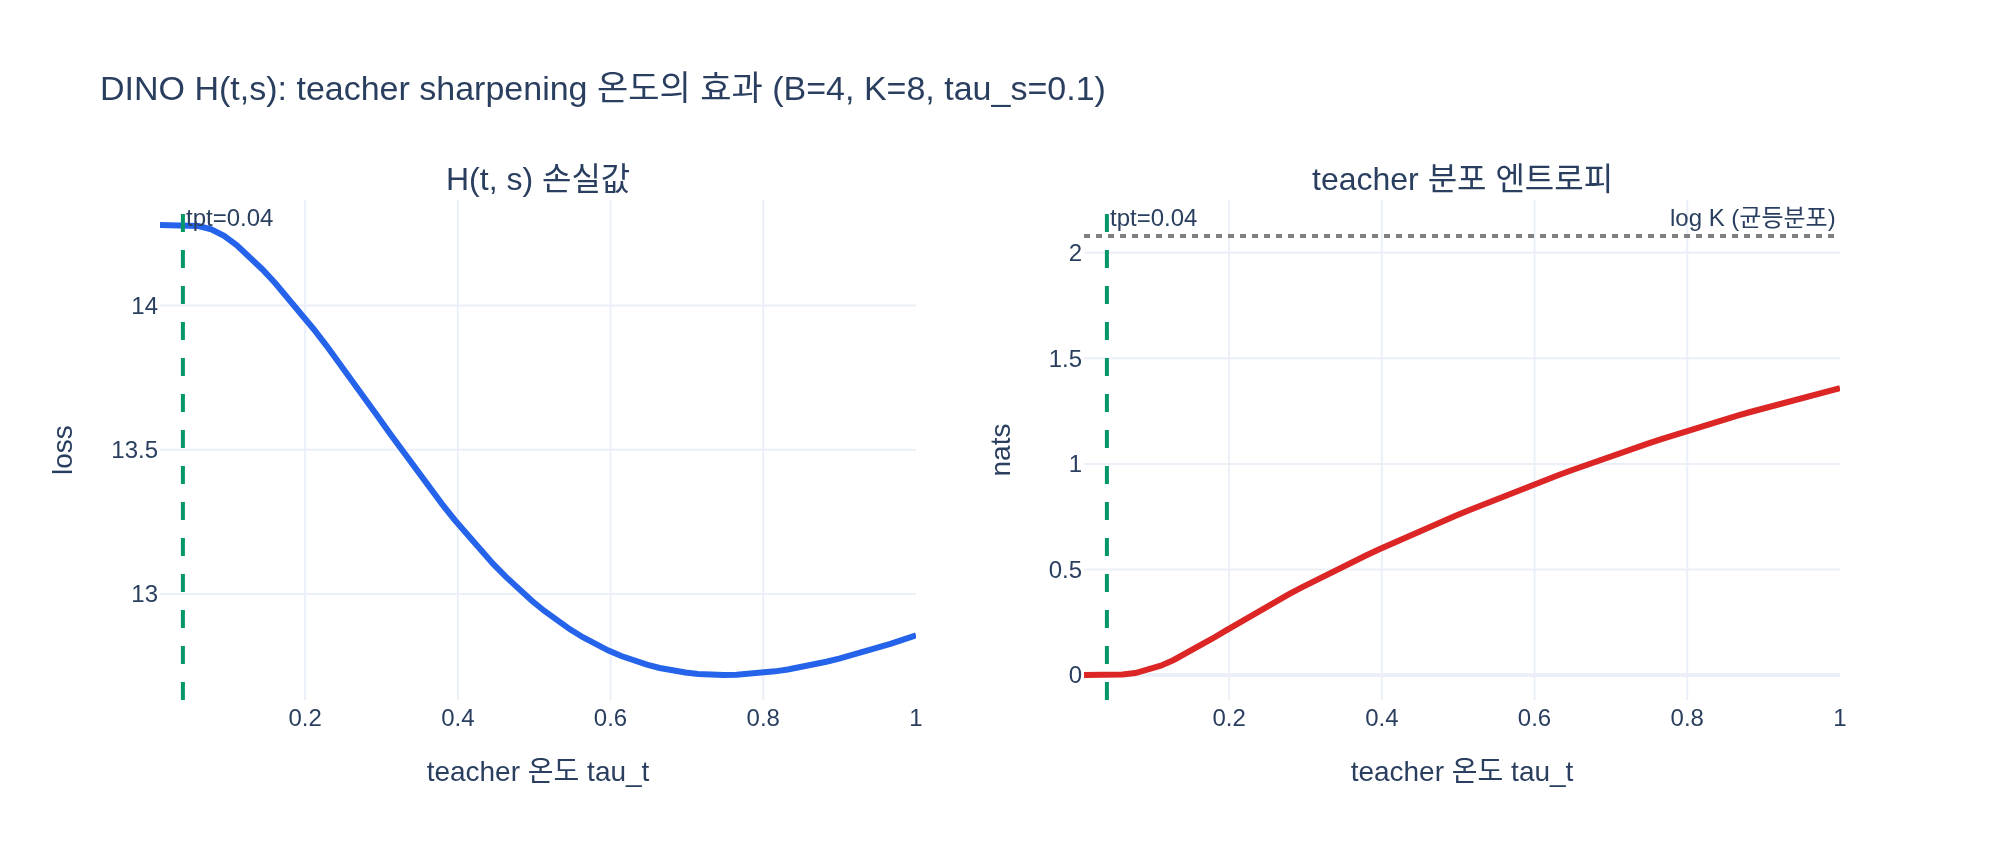

Reproduce this figure in Python.
# %% [markdown]
# # DINO Algorithm 1의 `H(t, s)` 해부하기
#
# 논문 Algorithm 1(DINO PyTorch pseudocode)의 손실 함수는 다음 네 줄이 전부다.
#
# ```python
# def H(t, s):
#     t = t.detach()                    # stop gradient
#     s = softmax(s / tps, dim=1)       # student sharpening
#     t = softmax((t - C) / tpt, dim=1) # center + sharpen
#     return - (t * log(s)).sum(dim=1).mean()
# ```
#
# 즉 `H(t, s)`가 하는 일은 정확히 네 가지다.
#
# 1. **detach**: teacher 출력에서 gradient를 끊는다(teacher는 EMA로만 갱신).
# 2. **student softmax**: $P_s = \mathrm{softmax}(s/\tau_s)$
# 3. **teacher centering + sharpening**: $P_t = \mathrm{softmax}\big((t - C)/\tau_t\big)$
# 4. **cross-entropy**: $-\sum_k P_t^{(k)} \log P_s^{(k)}$ 를 클래스 축으로 더하고 배치 평균.
#
# 수식으로 쓰면
#
# $$
# H(P_t, P_s) \;=\; \frac{1}{B}\sum_{b=1}^{B}\Big(-\sum_{k=1}^{K} P_t^{(b,k)} \log P_s^{(b,k)}\Big),
# $$
#
# $$
# P_s^{(b,k)} = \frac{\exp(s^{(b,k)}/\tau_s)}{\sum_j \exp(s^{(b,j)}/\tau_s)},\qquad
# P_t^{(b,k)} = \frac{\exp\big((t^{(b,k)} - C^{(k)})/\tau_t\big)}{\sum_j \exp\big((t^{(b,j)} - C^{(j)})/\tau_t\big)} .
# $$
#
# 여기서 $C$는 teacher 출력의 EMA 평균(center)이고 보통 $\tau_t < \tau_s$ 라서
# teacher 분포가 student보다 더 뾰족(sharp)하다. centering은 한 차원이 독주하는 붕괴를,
# sharpening은 균등분포로 무너지는 붕괴를 각각 막아 서로를 상쇄한다.

# 필요 패키지: numpy, torch, plotly, kaleido  (모두 설치되어 있어 전체 셀이 실행 검증됨)

# %%
import numpy as np
import torch
import torch.nn.functional as F
import plotly.graph_objects as go
from plotly.subplots import make_subplots
from pathlib import Path


def _show(fig):
    try:
        from IPython import get_ipython
        if get_ipython() is not None:  # VSCode 셀/Jupyter에서만 렌더링
            fig.show()
    except ImportError:
        pass


torch.manual_seed(0)
np.set_printoptions(precision=4, suppress=True, linewidth=120)

B, K = 4, 8          # 배치 4개 샘플, 출력 차원 K=8 (논문은 K=65536)
TPS, TPT = 0.1, 0.04  # student / teacher 온도 (논문 기본값과 동일한 대소 관계)
print(f"B={B}, K={K}, tps={TPS}, tpt={TPT}")
# 출력: B=4, K=8, tps=0.1, tpt=0.04

# %% [markdown]
# ## 1. Algorithm 1을 그대로 옮긴 `H(t, s)`

# %%
def H(t, s, C, tps=TPS, tpt=TPT):
    """DINO Algorithm 1의 H(t, s)를 한 글자도 바꾸지 않고 옮긴 구현."""
    t = t.detach()                              # stop gradient
    s = F.softmax(s / tps, dim=1)               # student: sharpening만
    t = F.softmax((t - C) / tpt, dim=1)         # teacher: center + sharpen
    return -(t * torch.log(s)).sum(dim=1).mean()


# 작은 배치의 로짓을 하나 만든다 (teacher가 student보다 조금 더 "확신"하도록 스케일 차이를 줌)
s_logits = torch.randn(B, K)
t_logits = torch.randn(B, K) * 1.5
C = t_logits.mean(dim=0) * 0.9  # center: teacher 출력 평균의 EMA를 흉내낸 값

print("student logits s:\n", s_logits.numpy())
print("teacher logits t:\n", t_logits.numpy())
print("center C:\n", C.numpy())
print("\nH(t, s) =", H(t_logits, s_logits, C).item())
# 출력: student logits s:
# 출력:  [[-1.1258 -1.1524 -0.2506 -0.4339  0.8487  0.692  -0.316  -2.1152]
# 출력:   [ 0.3223 -1.2633  0.35    0.3081  0.1198  1.2377  1.1168 -0.2473]
# 출력:   [-1.3527 -1.6959  0.5667  0.7935  0.5988 -1.5551 -0.3414  1.853 ]
# 출력:   [ 0.7502 -0.5855 -0.1734  0.1835  1.3894  1.5863  0.9463 -0.8437]]
# 출력: teacher logits t:
# 출력:  [[-0.9204  0.0474 -0.739   0.3726  0.6595  0.1686  0.9612  0.6617]
# 출력:   [-0.1535  1.1887 -0.4345  0.0788  0.7843  3.4533 -2.2033 -2.38  ]
# 출력:   [-1.0096  1.3092  1.583   0.2668 -0.3455 -0.5876  0.8149 -0.5927]
# 출력:   [-0.6693  1.116   2.2815  5.1158 -2.2968 -1.8512  2.7296 -0.8273]]
# 출력: center C:
# 출력:  [-0.6194  0.8238  0.6055  1.3126 -0.2697  0.2662  0.518  -0.7061]
# 출력:
# 출력: H(t, s) = 14.278589248657227

# %% [markdown]
# ## 2. 손실이 만들어지는 과정을 단계별로 뜯어보기
#
# `H`는 사실상 (a) teacher centering → (b) 두 온도의 softmax → (c) 항별 cross-entropy →
# (d) 클래스합 → (e) 배치평균 의 5단계 파이프라인이다. 중간값을 전부 찍어 본다.

# %%
# (a) centering: teacher 로짓에서 center C를 뺀다
t_centered = t_logits - C
print("[a] centering 전 teacher logits (sample 0):", t_logits[0].numpy())
print("[a] center C                             :", C.numpy())
print("[a] centering 후 t - C     (sample 0)    :", t_centered[0].numpy())
# 출력: [a] centering 전 teacher logits (sample 0): [-0.9204  0.0474 -0.739   0.3726  0.6595  0.1686  0.9612  0.6617]
# 출력: [a] center C                             : [-0.6194  0.8238  0.6055  1.3126 -0.2697  0.2662  0.518  -0.7061]
# 출력: [a] centering 후 t - C     (sample 0)    : [-0.301  -0.7764 -1.3445 -0.94    0.9292 -0.0976  0.4432  1.3679]
# 출력: -> centering이 순위를 바꾼다: 원래 최대는 k=6(0.9612)이었지만 C를 빼면 k=7(1.3679)이 최대

# %%
# (b) 두 온도의 softmax
P_s = F.softmax(s_logits / TPS, dim=1)          # student, tau_s = 0.1
P_t = F.softmax(t_centered / TPT, dim=1)        # teacher, tau_t = 0.04
P_t_nocenter = F.softmax(t_logits / TPT, dim=1)  # 비교용: centering 없이
P_t_notemp = F.softmax(t_centered, dim=1)        # 비교용: sharpening 없이 (tau=1)

print("[b] P_s   (sample 0):", P_s[0].numpy())
print("[b] P_t   (sample 0):", P_t[0].numpy())
print("[b] centering 없는 P_t:", P_t_nocenter[0].numpy())
print("[b] sharpening 없는 P_t(tau=1):", P_t_notemp[0].numpy())


def entropy(p):
    return -(p * torch.log(p.clamp_min(1e-12))).sum(dim=1)


print("[b] entropy(P_s) =", entropy(P_s).numpy(), " (최대 =", float(np.log(K)), ")")
print("[b] entropy(P_t) =", entropy(P_t).numpy(), "  <- teacher가 훨씬 뾰족")
# 출력: [b] P_s   (sample 0): [0.     0.     0.     0.     0.8273 0.1726 0.     0.    ]
# 출력: [b] P_t   (sample 0): [0. 0. 0. 0. 0. 0. 0. 1.]
# 출력: [b] centering 없는 P_t: [0.     0.     0.     0.     0.0005 0.     0.9989 0.0006]  <- 다른 차원을 가리킴!
# 출력: [b] sharpening 없는 P_t(tau=1): [0.0687 0.0427 0.0242 0.0363 0.235  0.0842 0.1446 0.3644]  <- 거의 균등
# 출력: [b] entropy(P_s) = [0.4603 0.5418 0.0004 0.384 ]  (최대 = 2.0794415416798357)
# 출력: [b] entropy(P_t) = [0.0002 0.     0.0001 0.    ]   <- teacher가 훨씬 뾰족

# %%
# (c)(d)(e) 항별 cross-entropy -> 클래스합 -> 배치평균
per_term = -(P_t * torch.log(P_s))            # (B, K) 항별 기여
per_sample = per_term.sum(dim=1)              # (B,)  샘플별 cross-entropy
loss = per_sample.mean()                      # 스칼라

print("[c] 항별 -(P_t * log P_s) (sample 0):", per_term[0].numpy())
print("[d] 샘플별 CE  :", per_sample.numpy())
print("[e] 배치 평균 손실 =", loss.item())
print("H()와 일치? ", torch.allclose(loss, H(t_logits, s_logits, C)))
# 출력: [c] 항별 -(P_t * log P_s) (sample 0): [ 0. 0. 0. 0. 0. 0. 0. 29.8283]  <- one-hot이라 한 항만 생존
# 출력: [d] 샘플별 CE  : [29.8283  0.2615 12.8637 14.1608]
# 출력: [e] 배치 평균 손실 = 14.278589248657227
# 출력: H()와 일치?  True

# %%
# teacher가 몰아준 argmax 차원을 student가 얼마나 낮게 보고 있는지가 손실을 지배한다
k_star = P_t.argmax(dim=1)
for b in range(B):
    print(f"sample {b}: teacher argmax k*={k_star[b].item():d}, "
          f"P_t={P_t[b, k_star[b]].item():.4f}, P_s={P_s[b, k_star[b]].item():.3e}, "
          f"-log P_s={-torch.log(P_s[b, k_star[b]]).item():.3f}")
# 출력: sample 0: teacher argmax k*=7, P_t=1.0000, P_s=1.110e-13, -log P_s=29.829
# 출력: sample 1: teacher argmax k*=5, P_t=1.0000, P_s=7.699e-01, -log P_s=0.262
# 출력: sample 2: teacher argmax k*=2, P_t=1.0000, P_s=2.591e-06, -log P_s=12.864
# 출력: sample 3: teacher argmax k*=3, P_t=1.0000, P_s=7.080e-07, -log P_s=14.161
# 출력: -> 각 샘플의 CE는 사실상 -log P_s[k*] 하나로 결정된다 ([d]의 값과 정확히 일치)

# %% [markdown]
# ## 3. `t.detach()`가 실제로 하는 일 — teacher로 gradient가 흐르지 않는다
#
# DINO에서 teacher는 backprop으로 학습되지 않고 student 파라미터의 EMA
# ($\theta_t \leftarrow \lambda\theta_t + (1-\lambda)\theta_s$)로만 갱신된다.
# `t = t.detach()` 한 줄이 그 계약을 강제한다. 진짜 파라미터를 붙여 확인해 보자.

# %%
def grad_norms(use_detach: bool):
    torch.manual_seed(1)
    student = torch.nn.Linear(16, K)
    teacher = torch.nn.Linear(16, K)
    x = torch.randn(B, 16)
    s_out, t_out = student(x), teacher(x)
    t_in = t_out.detach() if use_detach else t_out   # <- 이 한 줄이 차이의 전부
    Ck = t_out.detach().mean(dim=0)
    ps = F.softmax(s_out / TPS, dim=1)
    pt = F.softmax((t_in - Ck) / TPT, dim=1)
    L = -(pt * torch.log(ps)).sum(dim=1).mean()
    L.backward()
    g_s = None if student.weight.grad is None else student.weight.grad.norm().item()
    g_t = None if teacher.weight.grad is None else teacher.weight.grad.norm().item()
    return L.item(), g_s, g_t


for flag in (True, False):
    L, gs_, gt_ = grad_norms(flag)
    tag = "detach O (논문 그대로)" if flag else "detach X (버그 버전)"
    print(f"{tag:24s} loss={L:.4f}  |grad student|={gs_}  |grad teacher|={gt_}")
# 출력: detach O (논문 그대로)        loss=10.0141  |grad student|=22.087020874023438  |grad teacher|=None
# 출력: detach X (버그 버전)         loss=10.0141  |grad student|=22.087020874023438  |grad teacher|=4.236074447631836
# 출력: -> 손실 값과 student gradient는 완전히 같지만, detach가 없으면 teacher 파라미터에도
# 출력:    gradient가 쌓인다(= EMA-only 갱신 계약 위반).

# %% [markdown]
# ## 4. student 쪽 gradient의 해석해
#
# $P_t$가 상수(detach)이므로 손실의 student 로짓에 대한 미분은 깔끔하게 떨어진다.
#
# $$\frac{\partial}{\partial s^{(b,k)}}\Big(-\sum_j P_t^{(b,j)}\log P_s^{(b,j)}\Big)
# = \frac{P_s^{(b,k)} - P_t^{(b,k)}}{\tau_s}$$
#
# 배치 평균 때문에 실제 코드의 gradient는 여기에 $1/B$가 더 곱해진다.
# autograd 결과 및 유한차분과 모두 맞는지 확인한다.

# %%
s_var = s_logits.clone().requires_grad_(True)
H(t_logits, s_var, C).backward()
g_auto = s_var.grad.numpy()
g_analytic = ((P_s - P_t) / TPS / B).numpy()   # (P_s - P_t)/tau_s, 배치평균의 1/B 포함

# 유한차분 (numpy)
sn, tn, Cn = s_logits.numpy().astype(np.float64), t_logits.numpy().astype(np.float64), C.numpy().astype(np.float64)


def softmax_np(z, axis=1):
    z = z - z.max(axis=axis, keepdims=True)
    e = np.exp(z)
    return e / e.sum(axis=axis, keepdims=True)


def H_np(t, s):
    ps = softmax_np(s / TPS)
    pt = softmax_np((t - Cn) / TPT)
    return float(-(pt * np.log(ps)).sum(axis=1).mean())


eps = 1e-5
g_fd = np.zeros_like(sn)
for b in range(B):
    for k in range(K):
        sp, sm = sn.copy(), sn.copy()
        sp[b, k] += eps
        sm[b, k] -= eps
        g_fd[b, k] = (H_np(tn, sp) - H_np(tn, sm)) / (2 * eps)

print("max|autograd - analytic|      =", np.abs(g_auto - g_analytic).max())
print("max|analytic - finite diff|   =", np.abs(g_analytic - g_fd).max())
print("analytic grad (sample 0):", g_analytic[0])
# 출력: max|autograd - analytic|      = 4.7683716e-07
# 출력: max|analytic - finite diff|   = 3.4774890877997677e-07
# 출력: analytic grad (sample 0): [ 0.      0.      0.      0.      2.0683  0.4316  0.     -2.5   ]
# 출력: -> (P_s - P_t)/tau_s 해석해가 autograd/유한차분과 모두 일치.
# 출력:    teacher가 지목한 k*=7에서 gradient = (0-1)/0.1/4 = -2.5 로 s를 끌어올린다.
# 출력:    teacher 쪽 미분은 아예 존재하지 않는다(detach).

# %% [markdown]
# ## 5. teacher 온도 $\tau_t$ 스윕 — sharpening의 세기가 손실과 엔트로피를 어떻게 바꾸는가
#
# $\tau_t \to 0$ 이면 $P_t$ 는 one-hot에 가까워지고(엔트로피 $\to 0$),
# 손실은 $-\log P_s^{(k^\*)}$ 라는 매우 큰 값으로 발산한다.
# 반대로 $\tau_t$ 가 커지면 $P_t$ 는 균등분포로 퍼져 엔트로피가 $\log K$ 에 수렴하고,
# 손실은 student 로그확률의 평균값 쪽으로 수렴한다(= 붕괴에 가까운 신호).
# DINO가 $\tau_t \approx 0.04$ 라는 작은 값을 warm-up으로 쓰는 이유가 여기 있다.

# %%
taus = np.linspace(0.01, 1.0, 60)
losses, ents = [], []
for tt in taus:
    pt = F.softmax(t_centered / float(tt), dim=1)
    losses.append(float(-(pt * torch.log(P_s)).sum(dim=1).mean()))
    ents.append(float(entropy(pt).mean()))

fig = make_subplots(rows=1, cols=2,
                    subplot_titles=("H(t, s) 손실값", "teacher 분포 엔트로피"))
fig.add_trace(go.Scatter(x=taus, y=losses, mode="lines", name="loss",
                         line=dict(color="#2563eb", width=3)), row=1, col=1)
fig.add_trace(go.Scatter(x=taus, y=ents, mode="lines", name="H(P_t)",
                         line=dict(color="#dc2626", width=3)), row=1, col=2)
fig.add_hline(y=float(np.log(K)), line_dash="dot", line_color="gray",
              annotation_text="log K (균등분포)", row=1, col=2)
for c in (1, 2):
    fig.add_vline(x=TPT, line_dash="dash", line_color="#059669",
                  annotation_text="tpt=0.04", row=1, col=c)
fig.update_xaxes(title_text="teacher 온도 tau_t", row=1, col=1)
fig.update_xaxes(title_text="teacher 온도 tau_t", row=1, col=2)
fig.update_yaxes(title_text="loss", row=1, col=1)
fig.update_yaxes(title_text="nats", row=1, col=2)
fig.update_layout(title="DINO H(t,s): teacher sharpening 온도의 효과 (B=4, K=8, tau_s=0.1)",
                  width=1000, height=430, showlegend=False, template="plotly_white")

_show(fig)
out_png = Path(__file__).resolve().parent / "expy.png" if "__file__" in globals() else Path("expy.png")
fig.write_image(str(out_png), scale=2)
print("saved:", out_png)
print(f"tau_t=0.01 -> loss={losses[0]:.2f}, ent={ents[0]:.4f}")
print(f"tau_t=1.00 -> loss={losses[-1]:.2f}, ent={ents[-1]:.4f} (log K = {np.log(K):.4f})")
# 출력: saved: .../expy.png
# 출력: tau_t=0.01 -> loss=14.28, ent=0.0000                    <- one-hot teacher, 손실 = -log P_s[k*]
# 출력: tau_t=1.00 -> loss=12.86, ent=1.3582 (log K = 2.0794)   <- 엔트로피가 log K 쪽으로 상승

# %% [markdown]
# ## 정리
#
# | 코드 줄 | 하는 일 | 왜 필요한가 |
# |---|---|---|
# | `t = t.detach()` | teacher 쪽 gradient 차단 | teacher는 EMA로만 갱신 (self-distillation) |
# | `softmax(s/tps)` | student 확률화 | $\tau_s=0.1$ 로 적당히 sharp |
# | `softmax((t-C)/tpt)` | centering + sharpening | C가 한 차원 독주를 막고, 작은 $\tau_t$가 균등붕괴를 막음 |
# | `-(t*log(s)).sum(1).mean()` | cross-entropy | $H(P_t, P_s)$, 클래스축 합 → 배치 평균 |
#
# Algorithm 1에서 실제 손실은 뷰를 교차시켜
# `loss = H(t1, s2)/2 + H(t2, s1)/2` 로 대칭화된다는 점도 함께 기억하면 좋다.
